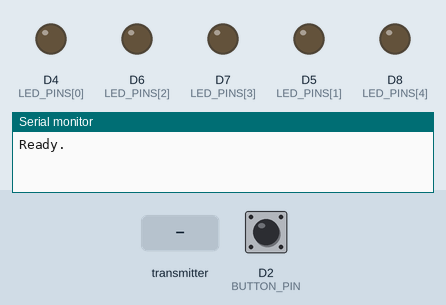
A sketch run on a simulated ESP8266 (NodeMCU). On the bench: output pins drawn as LEDs (lit = HIGH), the last lines printed to the serial monitor. Dashed ring = blinking. Inputs (shaded band) come from the test bench; at power-on: D2 (BUTTON_PIN) LOW.

Above: at 1.2 s.
1.3 s: the transmitter starts sending ledState = 1
At 1.4 s:
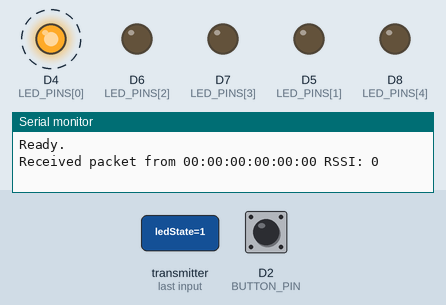
4.3 s: the transmitter starts sending ledState = 0
At 5.0 s:
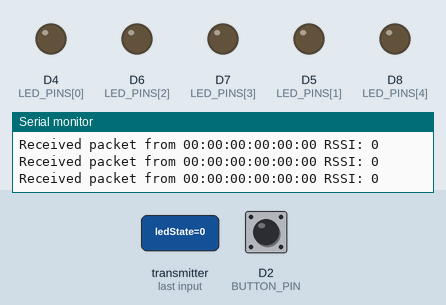
5.8 s: D2 (BUTTON_PIN) pulled HIGH for 0.15 s
At 6.18 s:
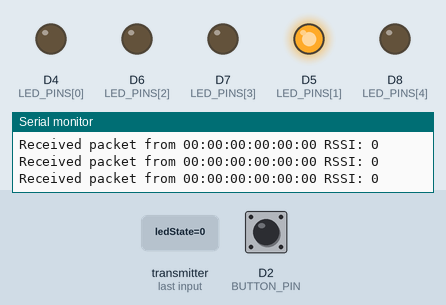
Timing chart, 0 to 8.8 s (numbered marks = the images above; inputs shaded):
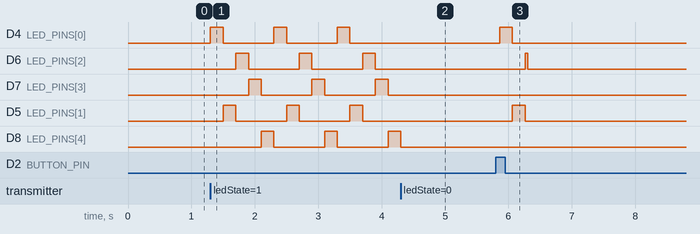

The sketch:

dinnerbell.ino
```cpp
// dinnerbell.ino
// Two identical units "talk" to each other. Either button toggles the LEDs on both units.
// One unit in the kitchen presses the button to turn on the lights, and the identical button in the office can stop them.

#include <ESP8266WiFi.h>
#include <espnow.h>

extern "C" {
#include "user_interface.h"
}


// -----------------------------
// Pins
// -----------------------------
const int BUTTON_PIN = D2;  // GPIO4, active High

// Five LEDs (change pins as needed)
const int LED_PINS[5] = { D4, D5, D6, D7, D8 };

// -----------------------------
// Shared state
// -----------------------------
volatile bool ledState = false;
bool lastButtonState = HIGH;

// Animation timing
unsigned long lastStep = 0;
int currentLed = 0;

// -----------------------------
// ESP-NOW message format
// -----------------------------
struct Message {
  bool ledState;
};

// -----------------------------
// Button debounce
// -----------------------------
bool lastReading = LOW;     // last raw read
bool debouncedState = LOW;  // last stable state
unsigned long lastDebounceTime = 0;
const unsigned long debounceDelay = 60;  // ms


// -----------------------------
// Receive callback
// -----------------------------
void onReceive(uint8_t *mac, uint8_t *data, uint8_t len) {
  if (len != sizeof(Message)) return;

  Message msg;
  memcpy(&msg, data, sizeof(msg));

  ledState = msg.ledState;

  // Print RSSI of this packet
  Serial.print("Received packet from ");
  for (int i = 0; i < 6; i++) {
    Serial.printf("%02X", mac[i]);
    if (i < 5) Serial.print(":");
  }
  Serial.print(" RSSI: ");
  Serial.println(WiFi.RSSI());

  if (!ledState) {
    // Turn all LEDs off
    for (int i = 0; i < 5; i++) digitalWrite(LED_PINS[i], LOW);
  }
}

// -----------------------------
// Send helper
// -----------------------------
void broadcastState() {
  Message msg;
  msg.ledState = ledState;

  uint8_t broadcastAddr[] = { 0xFF, 0xFF, 0xFF, 0xFF, 0xFF, 0xFF };
  esp_now_send(broadcastAddr, (uint8_t *)&msg, sizeof(msg));
}

// -----------------------------
// Setup
// -----------------------------
void setup() {
  Serial.begin(115200);
  Serial.println();

  pinMode(BUTTON_PIN, INPUT);

  for (int i = 0; i < 5; i++) {
    pinMode(LED_PINS[i], OUTPUT);
    digitalWrite(LED_PINS[i], LOW);
  }

  WiFi.mode(WIFI_STA);
  WiFi.setOutputPower(20.5f);  // max TX power
  WiFi.disconnect();           // required for ESP-NOW


  if (esp_now_init() != 0) {
    Serial.println("ESP-NOW init failed");
    return;
  }

  esp_now_set_self_role(ESP_NOW_ROLE_COMBO);
  esp_now_register_recv_cb(onReceive);

  uint8_t broadcastAddr[] = { 0xFF, 0xFF, 0xFF, 0xFF, 0xFF, 0xFF };
  esp_now_add_peer(broadcastAddr, ESP_NOW_ROLE_COMBO, 1, NULL, 0);

  Serial.println("Ready.");
}

// -----------------------------
// Loop
// -----------------------------

void loop() {
bool reading = digitalRead(BUTTON_PIN);

// If the reading changed from last time, reset debounce timer
if (reading != lastReading) {
    lastDebounceTime = millis();
}

if ((millis() - lastDebounceTime) > debounceDelay) {
    // If stable and changed from previous debounced state
    if (reading != debouncedState) {
        debouncedState = reading;

        // Rising edge (LOW → HIGH)
        if (debouncedState == HIGH) {
            ledState = !ledState;

            if (!ledState) {
                for (int i = 0; i < 5; i++) digitalWrite(LED_PINS[i], LOW);
            }

            broadcastState();
        }
    }
}

lastReading = reading;


  /*
  if (button == LOW && lastButtonState == HIGH) {
    ledState = !ledState;  // Toggle

    if (!ledState) {
      // Turn all LEDs off
      for (int i = 0; i < 5; i++) digitalWrite(LED_PINS[i], LOW);
    }

    broadcastState();
    delay(200);  // debounce
  }
*/

  // -----------------------------
  // LED chase animation
  // -----------------------------
  if (ledState) {
    unsigned long now = millis();
    if (now - lastStep >= 200) {  // ms per LED
      lastStep = now;

      // Turn all LEDs off
      for (int i = 0; i < 5; i++) digitalWrite(LED_PINS[i], LOW);

      // Turn on the current LED
      digitalWrite(LED_PINS[currentLed], HIGH);

      // Advance to next LED
      currentLed = (currentLed + 1) % 5;
    }
  }
}
```

Measured:
- after the input at 1.3 s, D4 (LED_PINS[0]): alternates HIGH for 0.20 s and LOW for 0.80 s, starting at once; D6 (LED_PINS[2]): alternates HIGH for 0.20 s and LOW for 0.80 s, starting after 0.40 s
- after the input at 4.3 s, D4 (LED_PINS[0]), D5 (LED_PINS[1]): stops changing and stays LOW; D6 (LED_PINS[2]): stays LOW (without the input it goes to HIGH after 0.40 s); D7 (LED_PINS[3]): stays LOW (without the input it goes to HIGH after 0.60 s); D8 (LED_PINS[4]): goes on until 4.3 s, then stays LOW
- after the input at 5.8 s, D4 (LED_PINS[0]): LOW → HIGH after 0.06 s, → LOW 0.20 s later; D6 (LED_PINS[2]): LOW → HIGH after 0.46 s, → LOW 0.04 s later; D5 (LED_PINS[1]): LOW → HIGH after 0.26 s, → LOW 0.20 s later
